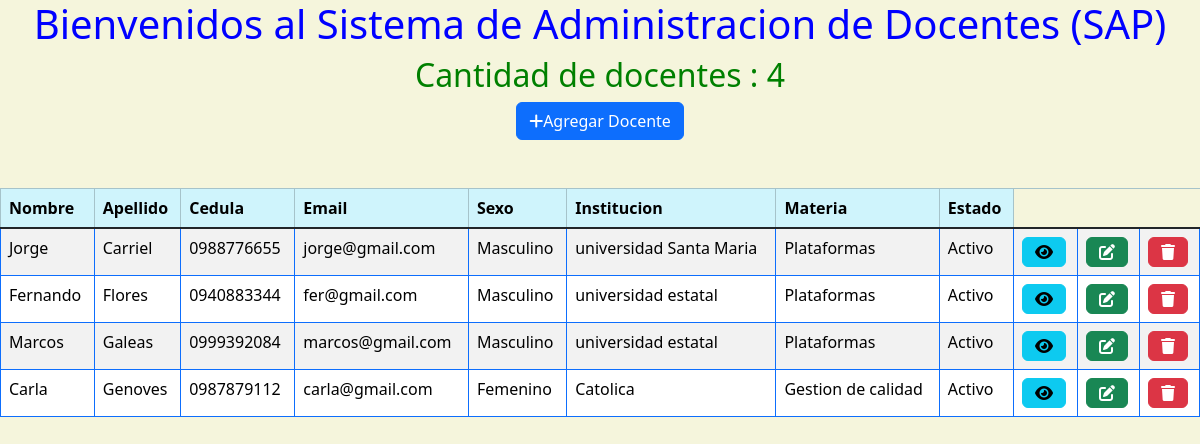
The page / on the database its author committed.
### docentes/models.py (models this page shows, shortened)
class Docente(models.Model):
    SEXO = [
        ("M", "Masculino"),
        ("F", "Femenino"),
    ]
    nombre = models.CharField(max_length=20)
    apellido = models.CharField(max_length=20)
    cedula = models.CharField(max_length=10)
    sexo = models.CharField(max_length=1, choices=SEXO, null=True)
    email = models.CharField(max_length=50)
    institucion = models.ForeignKey(Institucion, on_delete=models.SET_NULL, null=True)
    materia = models.ForeignKey(Materia, on_delete=models.SET_NULL, null=True)
    fecha_de_nacimiento = models.CharField(max_length=50)
    celular = models.CharField(max_length=10)
    activo = models.BooleanField(default=True)

class Institucion(models.Model):
    nombre = models.CharField(max_length=100, null=True)
    direccion = models.CharField(max_length=100, null=True)
    numero = models.CharField(max_length=10, null=True)
    def __str__(self):
        return f'{self.nombre}'

class Materia(models.Model):
    nombre = models.CharField(max_length=100)
    horas = models.IntegerField(null=True)
    institucion = models.ForeignKey(Institucion, on_delete=models.SET_NULL, null=True)
    alumno = models.ForeignKey(Alumno, on_delete=models.SET_NULL, null=True)
    def __str__(self):
        return f'{self.nombre}'

### webapp/views.py (the view)
# urls.py: path('', bienvenida2, name='inicio'),
def bienvenida2(request):
    cantidad_docentes = Docente.objects.count()
    docentes = Docente.objects.order_by('apellido','nombre')
    dict_datos = {'cantidad_docentes': cantidad_docentes, 'docentes': docentes}
    pagina = loader.get_template('bienvenida.html')
    return HttpResponse(pagina.render(dict_datos, request))

### webapp/templates/bienvenida.html (shortened to what this page needs)
<html lang="en">
<head>
    {% load static %}
    <link href="{% static 'fontawesomefree/css/fontawesome.css' %}" rel="stylesheet" type="text/css">
    <link href="{% static 'fontawesomefree/css/brands.css' %}" rel="stylesheet" type="text/css">
    <link href="{% static 'fontawesomefree/css/solid.css' %}" rel="stylesheet" type="text/css">
    <link href="https://cdn.jsdelivr.net/npm/bootstrap@5.3.2/dist/css/bootstrap.min.css" rel="stylesheet">
</head>
<body>
<div class="panel panel-primary" align="center">
    <div class="panel-heading">
    <h1>Bienvenidos al Sistema de Administracion de Docentes (SAP)</h1>
    </div>
<h2>Cantidad de docentes : {{cantidad_docentes}}</h2>
</div>
<div align="center" class="">
    <a href="agregar_docente/" class="btn btn-primary"><i class="fa-solid fa-plus"></i>Agregar Docente </a>
</div>
    <br>
    <br>
<table class="table table-striped table-hover table-bordered border-primary">
    <thead>
        <tr scope="row" class="table-info" >
            <th scope="col" >Nombre</th>
            <th scope="col">Apellido</th>
            <th scope="col">Cedula</th>
            <th scope="col">Email</th>
            <th scope="col">Sexo</th>
            <th scope="col">Institucion</th>
            <th scope="col">Materia</th>
            <th scope="col">Estado</th>
        </tr>
    </thead>
    <tbody class="table-group-divider">
        {% for docente in docentes %}
            <tr scope="row" >
                <td>{{docente.nombre}}</td>
                <td>{{docente.apellido}}</td>
                <td>{{docente.cedula}}</td>
                <td>{{docente.email}}</td>
                <td>{{docente.get_sexo_display}}</td>
                <td>{{docente.institucion}}</td>
                <td>{{docente.materia}}</td>
                <td>
                    {% if docente.activo %}
                            Activo
                      {% else %}
                            Inactivo
                      {% endif %}
                <td><a href="ver_docente/{{docente.id}}" class="btn btn-info"><i class="fa-solid fa-eye"></i></a></td>
                <td><a href="modificar_docente/{{docente.id}}" class="btn btn-success"><i class="fa-solid fa-pen-to-square"></i></a></td>
                <td><a href="eliminar_docente/{{docente.id}}" class="btn btn-danger"><i class="fa-solid fa-trash"></i></a></td>
            </tr>
        {% endfor %}
    </tbody>
</table>
</body>
</html>

### webapp/templates/bienvenida.html (style rules this page uses)
body { background-color:beige; }
h1 { color:blue; }
h2 { color:green; }

### rows shown on the page
Docente: nombre "Jorge", apellido "Carriel", cedula "0988776655", email "jorge@gmail.com", sexo "Masculino", institucion "universidad Santa Maria", materia "Plataformas", activo "Activo"
Docente: nombre "Fernando", apellido "Flores", cedula "0940883344", email "fer@gmail.com", sexo "Masculino", institucion "universidad estatal", materia "Plataformas", activo "Activo"
Docente: nombre "Marcos", apellido "Galeas", cedula "0999392084", email "marcos@gmail.com", sexo "Masculino", institucion "universidad estatal", materia "Plataformas", activo "Activo"
Docente: nombre "Carla", apellido "Genoves", cedula "0987879112", email "carla@gmail.com", sexo "Femenino", institucion "Catolica", materia "Gestion de calidad", activo "Activo"

### other values the page prints
{{ cantidad_docentes }} "4"
